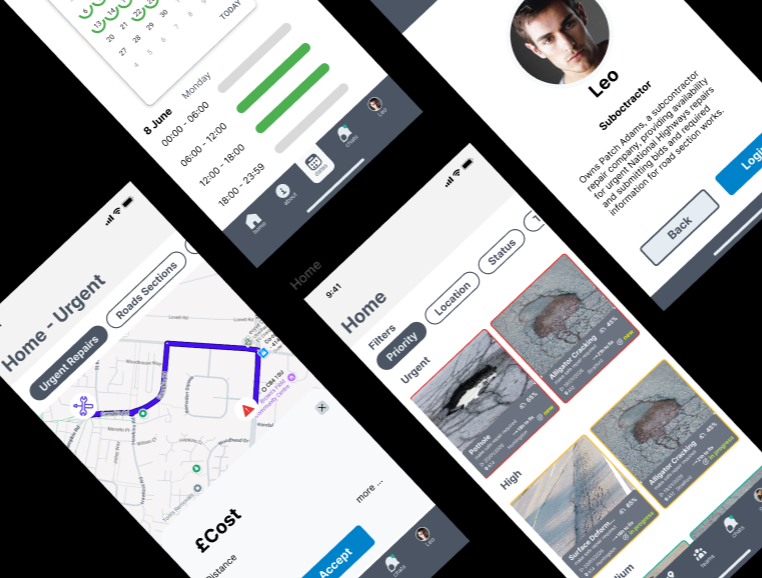
#> input picture moodboard_input/01_perspective_mockup.png, 762 x 578 px; its folder holds only this picture in this run
$ python generate_moodboard.py
#> lines starting #> are read from the running program, lines starting #| are printed output that depends on the picture
#!/usr/bin/env python3
"""
================================================================================
UX MOOD BOARD GENERATOR
================================================================================
Features:
  1. Hero Center Layout (--hero "filename"):
     - Central master sketch kept 100% UN増CROPPED at large focal scale.
     - Surrounding sketches dynamically zoomed into busy/inked detail areas.
     - Chronological sequence wrapped around the center with iteration badges.
  2. Justified Sequence Layout (--layout justified, DEFAULT):
     - ZERO cropping: 100% native aspect ratio preserved for every image.
     - Preserves high resolution (~750px per screenshot).
     - Strictly preserves chronological sequence (01 to N).
     - Optimal row balancing (Knuth-Plass dynamic programming).
  3. Mondrian / BSP Grid Layout (--layout bsp):
     - Recursively subdivides canvas into random mosaic frames.

Quick Run:
    py data_prep/generate_moodboard.py
================================================================================
"""

import os
import re
import sys
import random
import argparse
from datetime import datetime
from pathlib import Path
import numpy as np
from PIL import Image, ImageOps, ImageDraw, ImageFont

# Ensure UTF-8 output on Windows consoles
if hasattr(sys.stdout, 'reconfigure'):
    try:
        sys.stdout.reconfigure(encoding='utf-8')
    except Exception:
        pass


# ==============================================================================
# 🎨 USER-EDITABLE CONFIGURATION VARIABLES
# ==============================================================================

DEFAULT_LAYOUT = 'justified'

CANVAS_WIDTH = 4600                # Total canvas width in pixels
TARGET_ROW_HEIGHT = 750            # Approximate height per row (preserves resolution)
GAP_WIDTH = 18                     # Gap / divider line between images (in pixels)
OUTER_MARGIN = 24                  # Canvas outer margin (in pixels)
BACKGROUND_COLOR = (15, 18, 24)    # Canvas / gap background RGB (Dark slate)

DEFAULT_BADGES = 'both'            # 'both', 'number', or 'none'

CANVAS_ASPECT_RATIO = 16 / 9
MIN_CELL_ASPECT_RATIO = 0.40
MAX_CELL_ASPECT_RATIO = 2.80
MIN_CELL_WIDTH = 120
MIN_CELL_HEIGHT = 100

DEFAULT_INPUT_DIR = "moodboard_input"
DEFAULT_OUTPUT_PATH = "images/artefacts/moodboard.png"

SCRIPT_DIR = Path(__file__).resolve().parent
PROJECT_ROOT = SCRIPT_DIR.parent
# ==============================================================================


def resolve_path(p: str, prefer_output_dir: bool = False) -> Path:
    path_obj = Path(p)
    if path_obj.is_absolute():
        return path_obj

    cwd_path = Path.cwd() / path_obj
    if cwd_path.exists() and not prefer_output_dir:
        return cwd_path.resolve()

    root_path = PROJECT_ROOT / path_obj
    if root_path.exists() and not prefer_output_dir:
        return root_path.resolve()

    script_path = SCRIPT_DIR / path_obj
    if script_path.exists() and not prefer_output_dir:
        return script_path.resolve()

    return (PROJECT_ROOT / path_obj).resolve()


def find_images(folder_paths):
    """Recursively finds all valid image files in one or more target directories."""
    if isinstance(folder_paths, (str, Path)):
        folder_paths = [folder_paths]

    valid_exts = {'.png', '.jpg', '.jpeg', '.webp', '.bmp', '.tiff'}
    images = []
    seen = set()

    for p in folder_paths:
        p_obj = Path(p).resolve()
        if p_obj.exists() and p_obj.is_dir():
            for f in p_obj.iterdir():
                if f.is_file() and f.suffix.lower() in valid_exts and f.resolve() not in seen:
                    seen.add(f.resolve())
                    images.append(f)
        else:
            print(f"[WARN] Input path not found or not a directory: {p_obj}")

    return sorted(images, key=lambda x: x.name.lower())


def parse_date_from_filename(filename: str):
    m = re.search(r'(\d{4})[-_](\d{2})[-_](\d{2})', filename)
    if m:
        try:
            dt = datetime(int(m.group(1)), int(m.group(2)), int(m.group(3)))
            return dt.strftime('%b %Y')
        except Exception:
            pass
    return None


def get_font(size: int = 24):
    font_names = ['segoeuib.ttf', 'arialbd.ttf', 'HelveticaBold.ttf', 'calibrib.ttf']
    for fn in font_names:
        try:
            return ImageFont.truetype(fn, size)
        except Exception:
            continue
    return ImageFont.load_default()


def draw_iteration_badge(image: Image.Image, number_str: str, date_str: str = None, mode: str = 'both', is_hero: bool = False):
    if mode == 'none':
        return image

    text = number_str
    if mode == 'both' and date_str:
        text = f"{number_str} · {date_str}"

    font = get_font(size=28 if is_hero else 25)
    draw = ImageDraw.Draw(image, "RGBA")

    bbox = font.getbbox(text)
    text_w = bbox[2] - bbox[0]
    text_h = bbox[3] - bbox[1]

    pad_x = 18 if is_hero else 16
    pad_y = 11 if is_hero else 9
    badge_w = text_w + 2 * pad_x
    badge_h = text_h + 2 * pad_y

    x0 = 18
    y0 = 18
    x1 = x0 + badge_w
    y1 = y0 + badge_h

    # Highlight hero badge in subtle cyan/gold border
    border_color = (56, 189, 248, 160) if is_hero else (255, 255, 255, 55)
    bg_fill = (10, 20, 32, 230) if is_hero else (10, 14, 22, 220)

    draw.rounded_rectangle([x0, y0, x1, y1], radius=10, fill=bg_fill, outline=border_color, width=2 if is_hero else 1)
    draw.text((x0 + pad_x, y0 + pad_y - 2), text, font=font, fill=(245, 248, 252, 255))
    return image


# [217 lines left out: functions get_busy_crop, create_hero_center_moodboard, not called in this run]


# ==============================================================================
# JUSTIFIED SEQUENCE LAYOUT (0% Cropping, High Resolution, Sequential Order)
# ==============================================================================

def create_justified_moodboard(
    image_files: list,
    out_file: Path,
    canvas_width: int = CANVAS_WIDTH,
    target_row_height: int = TARGET_ROW_HEIGHT,
    gap: int = GAP_WIDTH,
    margin: int = OUTER_MARGIN,
    bg_color: tuple = BACKGROUND_COLOR,
    badge_mode: str = DEFAULT_BADGES
):
#> called with canvas_width = 4600, target_row_height = 750, gap = 18, margin = 24, bg_color = (15, 18, 24), badge_mode = 'both'
    n = len(image_files)
    print(f"[INFO] Running Justified Timeline Layout for {n} images...")
    print(f"[INFO] Mode: ZERO cropping | Sequential Order (1..{n}) | Target row height: {target_row_height}px")

    images_meta = []
    for f in image_files:
        with Image.open(f) as im:
#> im is the input picture: PIL image 762x578 RGBA; mean R, G, B, A 156.8, 158.7, 160.8, 255
            w, h = im.size
            images_meta.append({
                'path': f,
                'orig_w': w,
                'orig_h': h,
                'ar': w / max(1, h)
            })

    available_w = canvas_width - (2 * margin)

    def get_row_cost(i, j, is_last):
        count = j - i + 1
        sum_ar = sum(images_meta[k]['ar'] for k in range(i, j + 1))
        gaps_total = (count - 1) * gap
        avail = available_w - gaps_total
        h = avail / max(0.001, sum_ar)
        if is_last:
            if h > target_row_height * 1.35:
                return (h - target_row_height) ** 2 * 2.5
            return abs(h - target_row_height) * 15
        return (h - target_row_height) ** 2

    dp = [float('inf')] * (n + 1)
    parent = [-1] * (n + 1)
    dp[0] = 0

    max_per_row = 8
    min_per_row = 1

    for j in range(1, n + 1):
        for i in range(max(0, j - max_per_row), j - min_per_row + 1):
            is_last = (j == n)
            cost = dp[i] + get_row_cost(i, j - 1, is_last)
            if cost < dp[j]:
                dp[j] = cost
                parent[j] = i

    curr = n
    row_spans = []
    while curr > 0:
        prev = parent[curr]
        row_spans.append((prev, curr - 1))
        curr = prev
    row_spans.reverse()

    row_plans = []
    total_canvas_height = margin * 2 + (len(row_spans) - 1) * gap

    for r_idx, (start_idx, end_idx) in enumerate(row_spans):
        count = end_idx - start_idx + 1
        items = images_meta[start_idx : end_idx + 1]
        sum_ar = sum(it['ar'] for it in items)
        gaps_total = (count - 1) * gap

        is_last_row = (r_idx == len(row_spans) - 1)
        h_row = int(round((available_w - gaps_total) / sum_ar))

        if is_last_row and count <= 2 and h_row > target_row_height * 1.2:
            h_row = target_row_height

        row_plans.append({
            'items': items,
            'start_idx': start_idx,
            'height': h_row,
            'count': count
        })
        total_canvas_height += h_row

    canvas = Image.new("RGB", (canvas_width, total_canvas_height), bg_color)
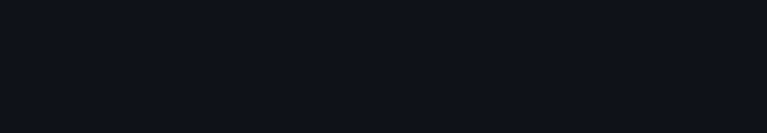
#> canvas: PIL image 4600x798 RGB (shown at 1/6 size); mean R, G, B 15, 18, 24
    current_y = margin

    for r_idx, rplan in enumerate(row_plans):
        h_row = rplan['height']
        items = rplan['items']
        start_num = rplan['start_idx'] + 1

        widths = [int(round(h_row * it['ar'])) for it in items]
        diff = available_w - (sum(widths) + (len(items) - 1) * gap)
        if diff != 0 and len(widths) > 0 and not (r_idx == len(row_plans) - 1 and len(items) <= 2):
            widths[-1] += diff

        current_x = margin
        for idx_in_row, (it, w_img) in enumerate(zip(items, widths)):
            img_path = it['path']
            global_idx = start_num + idx_in_row
            num_str = f"#{global_idx:02d}"
            date_str = parse_date_from_filename(img_path.name)

            try:
                with Image.open(img_path) as img:
                    img = img.convert("RGBA")
                    resized = img.resize((w_img, h_row), Image.Resampling.LANCZOS)
                    badged = draw_iteration_badge(resized, num_str, date_str, mode=badge_mode)
                    canvas.paste(badged, (current_x, current_y), badged)
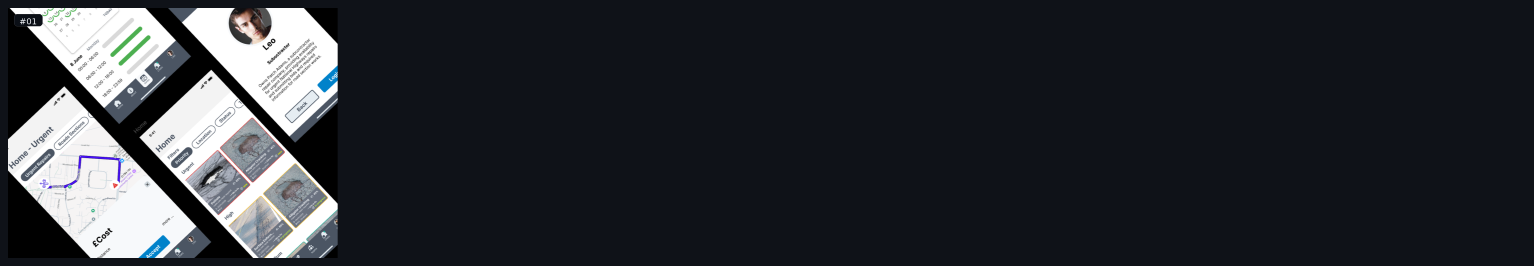
#> canvas: PIL image 4600x798 RGB (shown at 1/3 size); mean R, G, B 43.5, 46.3, 51.5
            except Exception as e:
                print(f"[WARN] Error placing {img_path.name}: {e}")

            current_x += w_img + gap

        current_y += h_row + gap

    out_file.parent.mkdir(parents=True, exist_ok=True)
    canvas.save(str(out_file), format="PNG", quality=95, optimize=True)

    print(f"\n[SUCCESS] Redone mood board exported with ZERO cropping & sequence badges:")
    print(f"👉 {out_file} ({canvas_width}x{total_canvas_height})")
#| 👉 images/artefacts/moodboard.png (4600x798)
    return out_file


# ==============================================================================
# THEMATIC ROWS LAYOUT (0% Cropping, Explicit Semantic Clustering)
# ==============================================================================

# [91 lines left out: function create_thematic_rows_moodboard, not called in this run]


# ==============================================================================
# BSP RECURSIVE MOSAIC LAYOUT
# ==============================================================================

class Rect:
    # [5 lines left out: function __init__, not called in this run]

    @property
    def aspect_ratio(self) -> float:
        return self.w / max(1, self.h)

    @property
    def area(self) -> int:
        return self.w * self.h


# [199 lines left out: functions split_rect, create_bsp_moodboard, not called in this run]


# ==============================================================================
# MAIN ROUTING
# ==============================================================================

def parse_color(color_str: str) -> tuple:
    clean = color_str.strip().lstrip('#')
    if len(clean) == 6:
        return tuple(int(clean[i:i+2], 16) for i in (0, 2, 4))
    presets = {
        'white': (255, 255, 255),
        'black': (0, 0, 0),
        'dark': (15, 18, 24),
        'light': (245, 245, 245),
        'gray': (40, 40, 40)
    }
    return presets.get(clean.lower(), BACKGROUND_COLOR)


def main():
    parser = argparse.ArgumentParser(
        description="Generate high-resolution UX Mood Boards."
    )
    parser.add_argument("--input", "-i", nargs='+', default=[DEFAULT_INPUT_DIR], help="Source images directory or directories")
    parser.add_argument("--output", "-o", default=DEFAULT_OUTPUT_PATH, help="Output PNG path")
    parser.add_argument("--layout", "-l", choices=['justified', 'bsp', 'thematic'], default=DEFAULT_LAYOUT,
                        help="Layout mode: 'justified', 'bsp', or 'thematic'")
    parser.add_argument("--preset", choices=['paper_prototypes'], help="Predefined thematic sequence preset")
    parser.add_argument("--sync", help="Additional path to save a synchronized copy of the output")
    parser.add_argument("--hero", help="Filename of image to place uncropped in the center (activates Hero Center layout)")
    parser.add_argument("--zoom", type=float, default=1.25, help="Zoom factor into busy areas of sketches (default: 1.25)")
    parser.add_argument("--width", "-w", type=int, default=CANVAS_WIDTH, help="Canvas width in pixels")
    parser.add_argument("--row-height", "-rh", type=int, default=TARGET_ROW_HEIGHT, help="Target row height (justified mode)")
    parser.add_argument("--badges", "-b", choices=['both', 'number', 'none'], default=DEFAULT_BADGES,
                        help="Sequence badge overlay: 'both', 'number', or 'none'")
    parser.add_argument("--gap", "-g", type=int, default=GAP_WIDTH, help="Divider gap in pixels")
    parser.add_argument("--margin", "-m", type=int, default=OUTER_MARGIN, help="Outer canvas margin in pixels")
    parser.add_argument("--bg-color", "-bg", default="0f1218", help="Canvas background color in hex or name")
    parser.add_argument("--aspect-ratio", "-ar", type=float, default=CANVAS_ASPECT_RATIO, help="Canvas aspect ratio for BSP mode")
    parser.add_argument("--seed", "-s", type=int, default=None, help="Random seed for BSP mode")
    parser.add_argument("--uncropped", "-u", nargs='*', default=[], help="Image filenames or keywords to preserve 100% uncropped")

    args = parser.parse_args()

    input_paths = [resolve_path(p) for p in args.input]
    out_file = resolve_path(args.output, prefer_output_dir=True)
    sync_file = resolve_path(args.sync, prefer_output_dir=True) if args.sync else None

    images = find_images(input_paths)
    if not images:
        raise ValueError(f"No image files found in {input_paths}")

    print(f"[INFO] Loaded {len(images)} total images from {len(input_paths)} source folder(s).")

    bg_tuple = parse_color(args.bg_color)

    # Detect if paper prototypes thematic ordering applies
    is_paper_preset = (args.preset == 'paper_prototypes') or (args.layout == 'thematic') or any('selected_ai_improved' in str(p).lower() for p in input_paths)

    if args.hero:
        create_hero_center_moodboard(
            image_files=images,
            out_file=out_file,
            hero_query=args.hero,
            canvas_width=args.width,
            gap=args.gap,
            margin=args.margin,
            bg_color=bg_tuple,
            badge_mode=args.badges,
            zoom=args.zoom
        )
    elif is_paper_preset and args.layout != 'bsp':
        # 5 Semantic Rows: Mobile First -> Specs -> AI Review -> GIS Clustering -> Highway Corridor
        semantic_patterns = [
            # Row 1: Mobile Field Prototypes (2 images)
            ['outsourcing prototype-1', 'mobile app prototype-5'],
            # Row 2: Defect Prioritization & Card Specs (3 images)
            ['defect priorities sketch-3', 'defect information paper prototype-4', 'hand-drawn paper prototype.png'],
            # Row 3: Human in the loop AI review (3 images)
            ['ai review prototype', 'human-in-the-loop data review sketch', 'prototype mood board-6'],
            # Row 4: GIS Road Section & Clustering (3 images)
            ['defect clustering', 'road inspection interface', 'road section prototype'],
            # Row 5: A14 Highway Corridor & 3D Dashboards (3 images)
            ['annotated defect dashboard-2', 'a14 junction mood board-2', 'prototype mood board-3'],
        ]
        row_groups = []
        used = set()
        for pat_row in semantic_patterns:
            curr_row = []
            for pat in pat_row:
                for img in images:
                    if img not in used and pat.lower() in img.name.lower():
                        curr_row.append(img)
                        used.add(img)
                        break
            if curr_row:
                row_groups.append(curr_row)

        # Append any leftover images
        leftovers = [img for img in images if img not in used]
        if leftovers:
            row_groups.append(leftovers)

        create_thematic_rows_moodboard(
            row_groups=row_groups,
            out_file=out_file,
            canvas_width=args.width,
            gap=args.gap,
            margin=args.margin,
            bg_color=bg_tuple,
            badge_mode=args.badges,
            sync_copy_path=sync_file
        )
    elif args.layout == 'bsp':
        create_bsp_moodboard(
            image_files=images,
            out_file=out_file,
            canvas_width=args.width,
            canvas_aspect_ratio=args.aspect_ratio,
            gap=args.gap,
            margin=args.margin,
            bg_color=bg_tuple,
            uncropped=args.uncropped,
            seed=args.seed
        )
    else:
        create_justified_moodboard(
            image_files=images,
            out_file=out_file,
            canvas_width=args.width,
            target_row_height=args.row_height,
            gap=args.gap,
            margin=args.margin,
            bg_color=bg_tuple,
            badge_mode=args.badges
        )


if __name__ == "__main__":
    main()

$ run again, on moodboard_input/05_contractor_dashboard.png
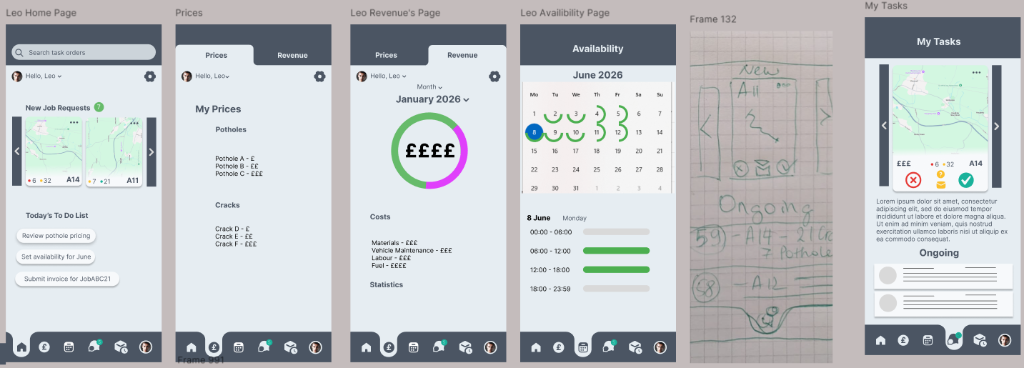
#> input picture moodboard_input/05_contractor_dashboard.png, 1024 x 368 px
#> in create_justified_moodboard, im is the input picture: PIL image 1024x368 RGBA; mean R, G, B, A 193.3, 197.2, 200.1, 255
#> in create_justified_moodboard, `canvas.paste(badged, (current_x, current_y), badged)`:
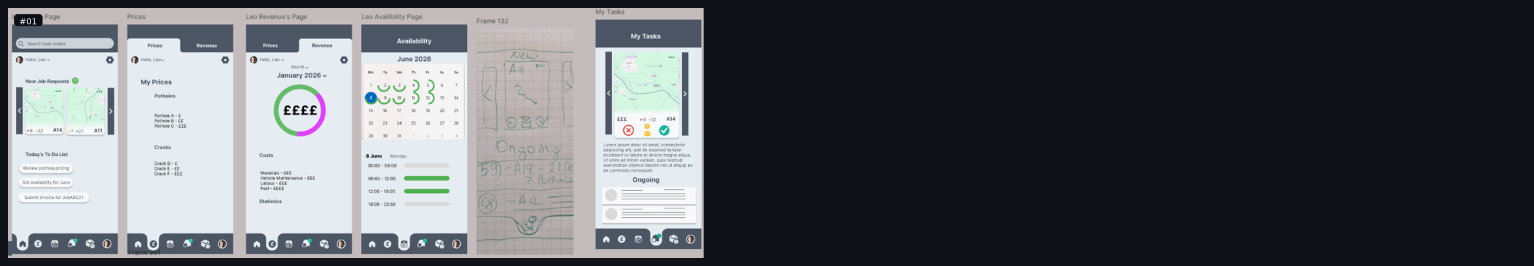
#> canvas: PIL image 4600x798 RGB (shown at 1/3 size); mean R, G, B 90.9, 94.3, 99
#| 👉 images/artefacts/moodboard.png (4600x798)

$ run again, on moodboard_input/02_defect_detail.png
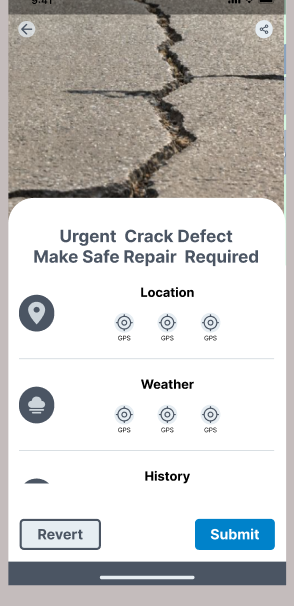
#> input picture moodboard_input/02_defect_detail.png, 294 x 606 px
#> in create_justified_moodboard, im is the input picture: PIL image 294x606 RGBA; mean R, G, B, A 201.5, 200.5, 199, 255
#> in create_justified_moodboard, `resized = img.resize((w_img, h_row), Image.Resampling.LANCZOS)`:
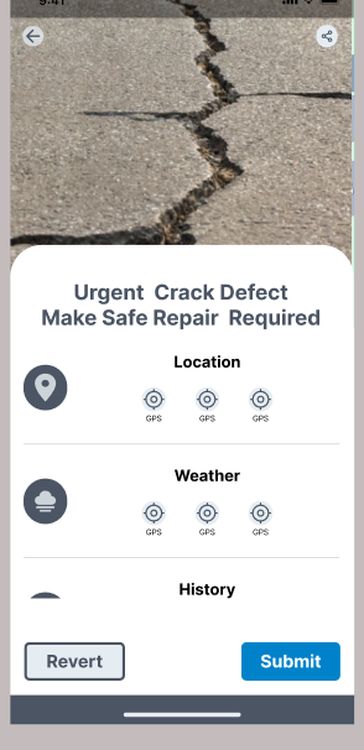
#> resized: PIL image 364x750 RGBA; mean R, G, B, A 201.4, 200.4, 198.9, 255
#> in create_justified_moodboard, `canvas.paste(badged, (current_x, current_y), badged)`:
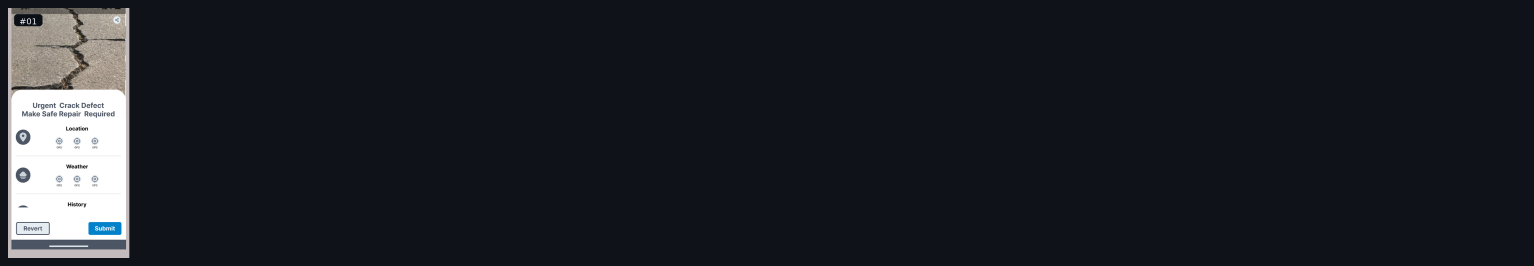
#> canvas: PIL image 4600x798 RGB (shown at 1/3 size); mean R, G, B 28.7, 31.5, 36.9
#| 👉 images/artefacts/moodboard.png (4600x798)
